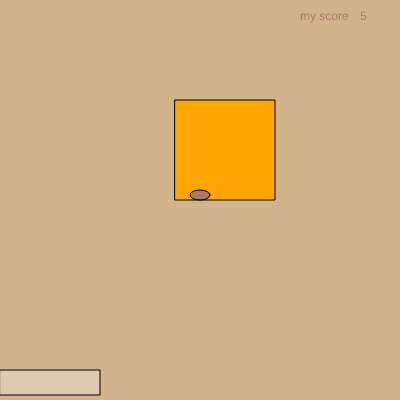
Frame 1 (no input)
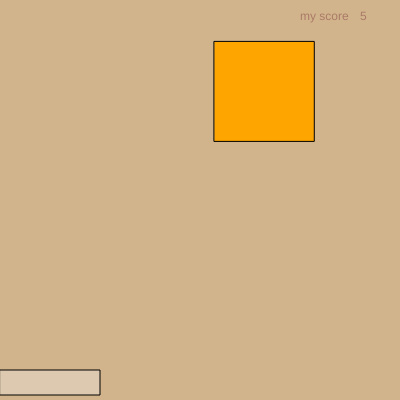
Frame 60 (no input)
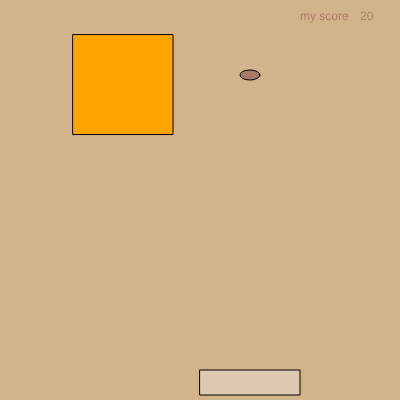
Frame 120 (the mouse pressed at the canvas centre since frame 60)

The p5.js sketch that drew these frames (run headless with seeded random() and noise() and a simulated clock; from frame 60 on, the mouse is pressed at the canvas centre):

// p5.js sketch
// ── sketch.js
var score = 0;
var tballX = 200;
var tballY = 200;
var kittyX = 175;
var kittyY = 100;
function setup() {
  noCursor();
  createCanvas(400, 400);
}

function draw() {
  fill("tan");
  background("tan");
  fill("#ECECEA5E");
  rect(mouseX, 370, 100, 25);
  tballY = tballY - 5;
  fill("orange");
  rect(kittyX, kittyY, 100, 100);
  fill("#AA7A68");
  ellipse(tballX, tballY, 20, 10);
  if (
    tballX > kittyX &&
    tballX < kittyX + 100 &&
    tballY < kittyY + 100 &&
    tballY > kittyY
  ) {
    kittyX = random(300);
    kittyY = random(200);
    score = score + 5;
  }
  text("my score", 300, 20);
  text(score, 360, 20);
}

function mousePressed() {
  tballX = mouseX + 50;
  tballY = 375;
}
